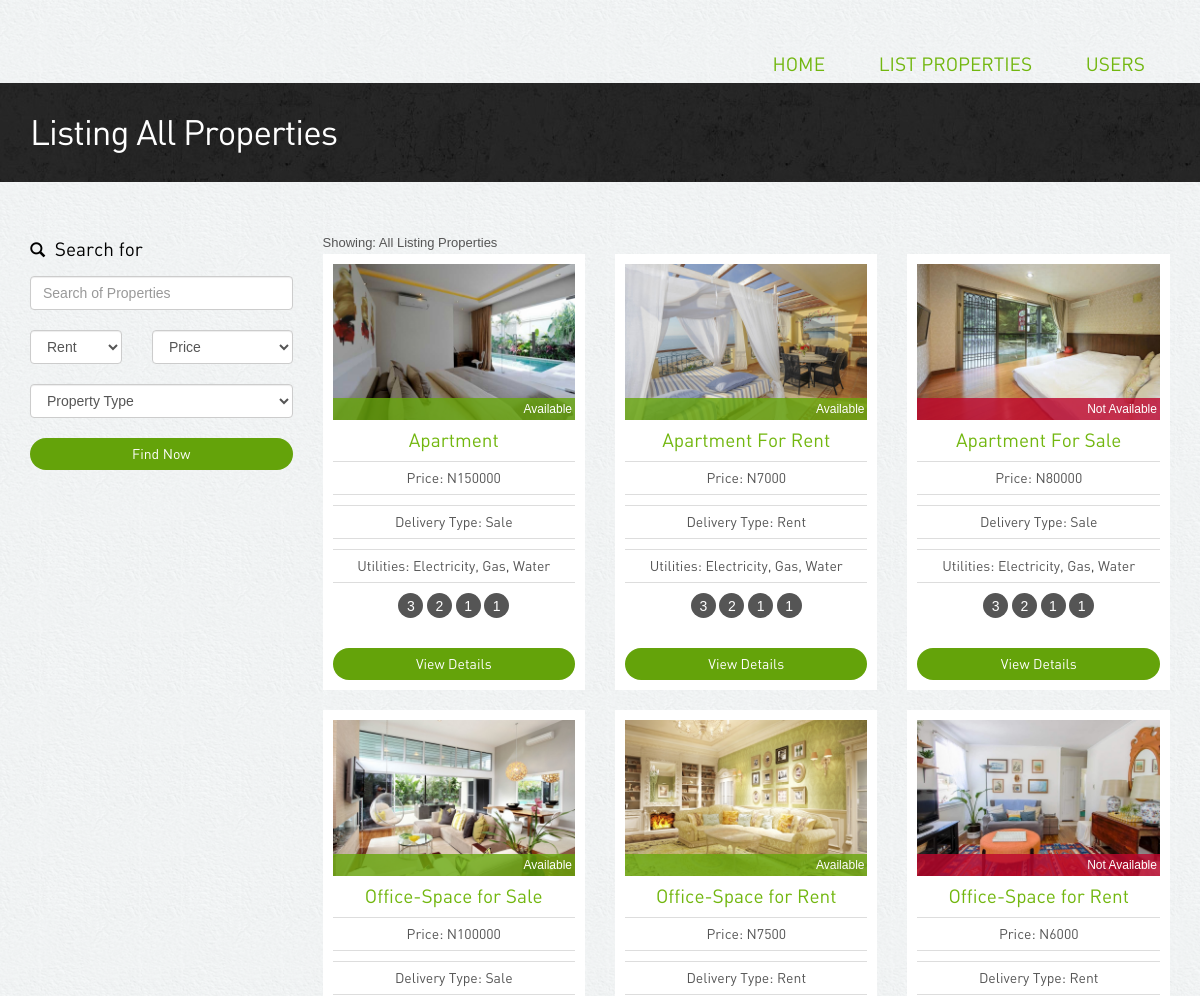
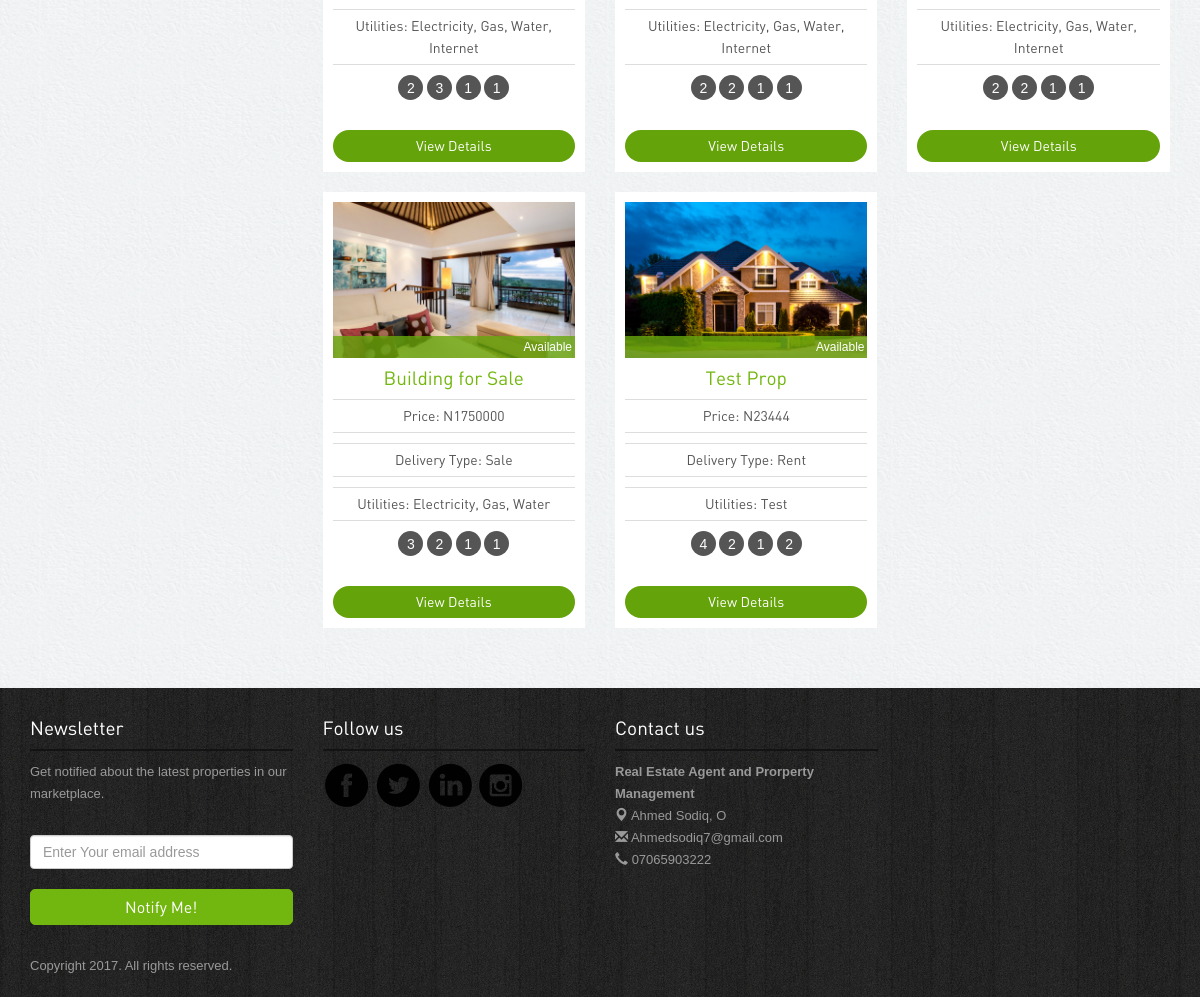
Page /list-properties.php on the committed database (2 pictures, top to bottom).
### tables this page shows
CREATE TABLE `properties` (
  `property_id` int(10) NOT NULL,
  `property_title` varchar(150) DEFAULT NULL,
  `property_details` text DEFAULT NULL,
  `delivery_type` varchar(20) DEFAULT NULL,
  `availablility` int(5) DEFAULT NULL,
  `price` float DEFAULT NULL,
  `property_address` varchar(200) DEFAULT NULL,
  `property_img` varchar(200) DEFAULT NULL,
  `bed_room` int(5) DEFAULT NULL,
  `liv_room` int(5) DEFAULT NULL,
  `parking` int(5) DEFAULT NULL,
  `kitchen` int(5) DEFAULT NULL,
  `utility` varchar(100) DEFAULT NULL,
  `property_type` varchar(20) DEFAULT NULL,
  `floor_space` varchar(20) DEFAULT NULL,
  `agent_id` int(10) DEFAULT NULL,
  `dateCreated` varchar(50) DEFAULT NULL
);

### list-properties.php (the view, shortened to what this page needs)
<?php
include_once "connection.php";
$query = "select * from properties";
$result = mysqli_query($con, $query);
?>
<!DOCTYPE html>
<html lang="en">
<head>
 	<link rel="stylesheet" href="assets/bootstrap/css/bootstrap.css" />
  	<link rel="stylesheet" href="assets/style.css"/>
<link rel="stylesheet" href="assets/owl-carousel/owl.carousel.css">
<link rel="stylesheet" href="assets/owl-carousel/owl.theme.css">
    <link rel="stylesheet" type="text/css" href="assets/slitslider/css/style.css" />
    <link rel="stylesheet" type="text/css" href="assets/slitslider/css/custom.css" />
<script src='assets/google_analytics_auto.js'></script></head>
<body>
<div class="container">
<div class="header">
            <div class="menu">
              <ul class="pull-right">
              	<li><a href="index.php">Home</a></li>
                <li><a href="list-properties.php">List Properties</a>
                </li>
                <li><a href="list-properties.php">Users</a>
                </li>
              </ul>
           </div>
</div>
</div>
<div class="inside-banner">
  <div class="container">
    <h2>Listing All Properties</h2>
</div>
</div>
<div class="container">
<div class="properties-listing spacer">
<div class="row">
<div class="col-lg-3 col-sm-4 ">
  <div class="search-form"><h4><span class="glyphicon glyphicon-search"></span> Search for</h4>
  <form action="search.php" method="post" name="search">
    <input type="text" class="form-control" name="search" placeholder="Search of Properties">
    <div class="row">
            <div class="col-lg-5">
              <select name="delivery_type" class="form-control">
                <option value="Rent">Rent</option>
              </select>
            </div>
            <div class="col-lg-7">
              <select name="search_price" class="form-control">
                <option>Price</option>
              </select>
            </div>
          </div>
          <div class="row">
          <div class="col-lg-12">
              <select name="property_type" class="form-control">
                <option>Property Type</option>
              </select>
              </div>
          </div>
          <button name="submit" class="btn btn-primary">Find Now</button>
</form>
  </div>
</div>
<div class="col-lg-9 col-sm-8">
<div class="sortby clearfix">
<div class="pull-left result">Showing: All Listing Properties </div>
</div>
<div class="row">
     <?php
	  	while($property_result = mysqli_fetch_assoc($result)){
			$id = $property_result['property_id'];
			$property_title = $property_result['property_title'];
			$delivery_type = $property_result['delivery_type'];
			$availablility = $property_result['availablility'];
			$price = $property_result['price'];
			$property_img = $property_result['property_img'];
			$bed_room = $property_result['bed_room'];
			$liv_room = $property_result['liv_room'];
			$parking = $property_result['parking'];
			$kitchen = $property_result['kitchen'];
			$utility = $property_result['utility'];
	  ?>
      <div class="col-lg-4 col-sm-6">
      <div class="properties">
        <div class="image-holder"><img src="<?php echo $property_img; ?>" class="img-responsive" alt="properties">
          <?php if($availablility == 0){ ?><div class="status sold">Available</div> <?php } else { ?>
          <div class="status new">Not Available</div>
          <?php } ?>
        </div>
        <h4><a href="property-detail.php?id=<?php echo $id; ?>"><?php echo $property_title;  ?></a></h4>
        <p class="price">Price: N<?php echo $price; ?></p>
        <p class="price">Delivery Type: <?php echo $delivery_type; ?></p>
        <p class="price">Utilities: <?php echo $utility; ?></p>
        <div class="listing-detail">
        <span data-toggle="tooltip" data-placement="bottom" data-original-title="Bed Room"><?php echo $bed_room; ?></span>
        <span data-toggle="tooltip" data-placement="bottom" data-original-title="Living Room"><?php echo $liv_room; ?></span>
        <span data-toggle="tooltip" data-placement="bottom" data-original-title="Parking"><?php echo $parking; ?></span>
        <span data-toggle="tooltip" data-placement="bottom" data-original-title="Kitchen"><?php echo $kitchen; ?></span>
        </div>
        <a class="btn btn-primary" href="property-detail.php?id=<?php echo $id; ?>">View Details</a>
      </div>
      </div>
      <?php } ?>
</div>
</div>
</div>
</div>
</div>
<div class="footer">
<div class="container">
<div class="row">
            <div class="col-lg-3 col-sm-3">
                    <h4>Newsletter</h4>
                    <p>Get notified about the latest properties in our marketplace.</p>
                    <form class="form-inline" role="form">
                            <input type="text" placeholder="Enter Your email address" class="form-control">
                                <button class="btn btn-success" type="button">Notify Me!</button></form>
            </div>
            <div class="col-lg-3 col-sm-3">
                    <h4>Follow us</h4>
                    <a href="#"><img src="images/facebook.png" alt="facebook"></a>
                    <a href="#"><img src="images/twitter.png" alt="twitter"></a>
                    <a href="#"><img src="images/linkedin.png" alt="linkedin"></a>
                    <a href="#"><img src="images/instagram.png" alt="instagram"></a>
            </div>
             <div class="col-lg-3 col-sm-3">
                    <h4>Contact us</h4>
                    <p><b>Real Estate Agent and Prorperty Management</b><br>
<span class="glyphicon glyphicon-map-marker"></span> Ahmed Sodiq, O<br>
<span class="glyphicon glyphicon-envelope"></span> Ahmedsodiq7@gmail.com<br>
<span class="glyphicon glyphicon-earphone"></span> 07065903222</p>
            </div>
        </div>
<p class="copyright">Copyright 2017. All rights reserved.	</p>
</div></div>
</body>
</html>

### assets/style.css (style rules this page uses)
body { color:#555; font:normal 13px/22px Arial; background:url(../images/bgmain.png) #eee; }
h1,h2,h3,h4,h5 { font-weight:normal; font-family: din;margin: 0;padding: 0;color: #000 }
h2 { font-size: 35px; letter-spacing: -1px;margin-bottom: 20px; }
h4 { margin: 10px 0; font-size: 19px; }
h4 span { margin-right: 5px; font-size: 15px; }
p { margin-bottom: 30px; }
a { color:#72b70f; text-decoration:none;outline: none; }
.spacer { margin-top: 40px;margin-bottom:40px; }
select,input { outline: 0; margin-bottom: 20px; }
.btn { border-radius: 5px; font-family: din; outline: none; }
.btn-success { background: #72b70f;border:1px solid #72b70f;padding:6px 20px; font-size:16px; width: 100%; }
.btn-primary { background: #64a30a;border:none;width: 100%;border-radius: 20px; }
.header { padding: 20px 0; }
.header ul { list-style: none;margin: 0; padding: 0;margin-top: 25px; }
.header ul li { display: inline-block; padding: 0 0 0 40px; }
.header ul li a { font-size: 19px;font-family: din;text-transform: uppercase; }
.properties-listing div.properties { padding: 10px; background-color: #fff;text-align: center; margin-bottom: 20px; }
.properties-listing div.properties .image-holder { position: relative; }
.properties-listing div.properties .status { position: absolute;bottom: 0;z-index: 100;display: block;width: 100%;color: #fff;padding:0 3px;text-align: right; font-size: 12px; }
.properties-listing div.properties p { margin-bottom: 10px; font-size: 14px;border-top: 1px solid #ddd;border-bottom: 1px solid #ddd;padding: 5px 0;font-family: din; }
.listing-detail { margin-bottom: 30px; }
.listing-detail span { color: #fff; width: 25px; height: 25px; background-color: #555;display: inline-block;border-radius:25px; text-align: center;line-height: 26px; font-size: 14px;cursor: crosshair; }
.status.sold { background:rgba(104,167,13,0.8); }
.status.new { background:rgba(190,7,46,0.8); }
.inside-banner { background:url(../images/bginside.jpg) #222;color: #fff; padding: 30px 0; }
.inside-banner h2 { margin: 0; color: #fff; }
.search-form { margin-bottom: 50px; }
.search-form h4 { margin: 17px 0; }
.sortby .result { margin-top: 10px; }
.menu { display: inline-block; padding:0; float:right; }
.menu ul { padding: 0; list-style: none; }
.menu ul li { display: inline-block; position: relative; text-align: left; }
.menu ul li a { display: block; padding: 8px 25px; text-decoration: none; }
.header ul li { padding: 0 !important; }
.footer { background:url(../images/bg.jpg) #222; padding: 20px 0; color: #999; }
.footer h4 { color: #fff;border-bottom: 2px solid #131313;margin-bottom: 10px;padding-bottom: 10px; }
.footer p.copyright { margin: 30px 0 0 0; }

### rows in the picture
properties: property_img (picture), availablility "Available", property_title "Apartment", price "150000", delivery_type "Sale", utility "Electricity, Gas, Water", bed_room "3", liv_room "2", parking "1", kitchen "1"
properties: property_img (picture), availablility "Available", property_title "Apartment For Rent", price "7000", delivery_type "Rent", utility "Electricity, Gas, Water", bed_room "3", liv_room "2", parking "1", kitchen "1"
properties: property_img (picture), availablility "Not Available", property_title "Apartment For Sale", price "80000", delivery_type "Sale", utility "Electricity, Gas, Water", bed_room "3", liv_room "2", parking "1", kitchen "1"
properties: property_img (picture), availablility "Available", property_title "Office-Space for Sale", price "100000", delivery_type "Sale", utility "Electricity, Gas, Water, Internet", bed_room "2", liv_room "3", parking "1", kitchen "1"
properties: property_img (picture), availablility "Available", property_title "Office-Space for Rent", price "7500", delivery_type "Rent", utility "Electricity, Gas, Water, Internet", bed_room "2", liv_room "2", parking "1", kitchen "1"
properties: property_img (picture), availablility "Not Available", property_title "Office-Space for Rent", price "6000", delivery_type "Rent", utility "Electricity, Gas, Water, Internet", bed_room "2", liv_room "2", parking "1", kitchen "1"
properties: property_img (picture), availablility "Available", property_title "Building for Sale", price "1750000", delivery_type "Sale", utility "Electricity, Gas, Water", bed_room "3", liv_room "2", parking "1", kitchen "1"
properties: property_img (picture), availablility "Available", property_title "Test Prop", price "23444", delivery_type "Rent", utility "Test", bed_room "4", liv_room "2", parking "1", kitchen "2"
